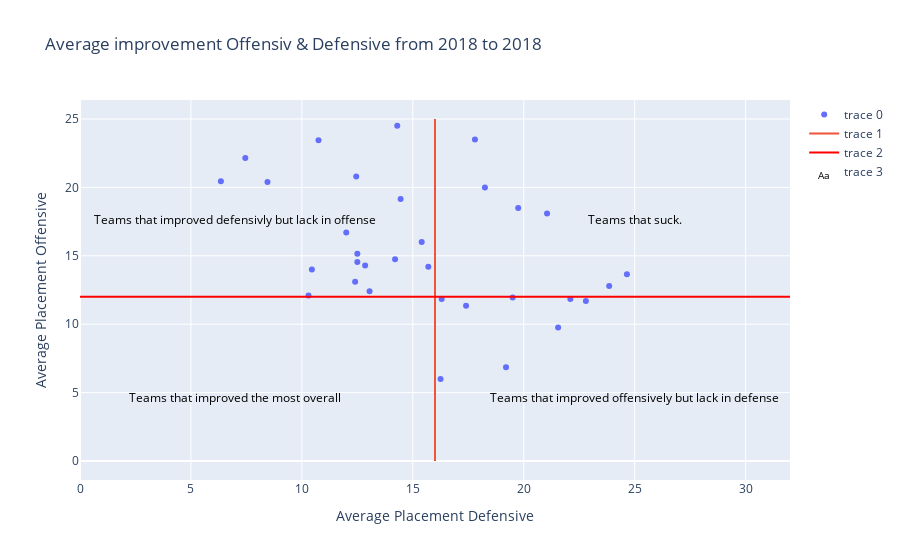

The code cell stored with this chart in its notebook:
### Code cell
fig = go.Figure()

fig.add_trace(go.Scatter(
    x=df['average_placement_def'],
    y=df['average_placement_off'],
    mode="markers",
    hovertext=df.index
))

fig.add_trace(go.Scatter(
    x=[16, 16],
    y=[0, 25],
    mode="lines"
))

fig.add_trace(go.Scatter(
    x=[0, 32],
    y=[12, 12],
    mode="lines", line={'color': 'red'}
))

fig.add_trace(go.Scatter(
    x=[7, 7, 25, 25],
    y=[18, 5, 18, 5],
    mode="text",
    text=["Teams that improved defensivly but lack in offense", "Teams that improved the most overall", "Teams that suck.", "Teams that improved offensively but lack in defense"],
    textfont=dict(color="black", size=12),
    textposition="bottom center"
))

fig.update_layout(
    height=800,
    title_text='Average improvement Offensiv & Defensive from 2018 to 2018'
);

fig.update_xaxes(title_text='Average Placement Defensive');
fig.update_yaxes(title_text='Average Placement Offensive');
fig.write_html('./plots/off_def_improvement_average.html')
fig.write_html('./csv/off_def_improvement_average.html')
fig.show();

### Figure 1 — Plotly figure (JSON) as saved in the notebook; plotly's stock layout.template omitted (floating-point values rounded to 4 significant figures)
{"data": [{"hovertext": ["Arizona Cardinals", "Dallas Cowboys", "Baltimore Ravens", "Tennessee Titans", "Buffalo Bills", "Jacksonville Jaguars", "Oakland Raiders", "Minnesota Vikings", "San Francisco 49ers", "Seattle Seahawks", "Miami Dolphins", "Atlanta Falcons", "Houston Texans", "Detroit Lions", "Cincinnati Bengals", "Philadelphia Eagles", "Tampa Bay Buccaneers", "New York Giants", "Green Bay Packers", "Los Angeles Chargers", "Cleveland Browns", "Washington Redskins", "New Orleans Saints", "New England Patriots", "New York Jets", "Carolina Panthers", "Kansas City Chiefs", "Indianapolis Colts", "Los Angeles Rams", "Denver Broncos", "Chicago Bears", "Pittsburgh Steelers"], "mode": "markers", "type": "scatter", "x": [19.2, 16.25, 17.4, 21.55, 13.05, 23.85, 12.4, 19.5, 10.3, 22.1, 16.3, 10.45, 22.8, 24.65, 12.5, 12.85, 12.5, 15.7, 15.4, 14.2, 12, 21.05, 14.45, 6.35, 8.45, 19.75, 7.45, 18.25, 12.45, 10.75, 17.8, 14.3], "y": [6.85, 6, 11.35, 9.75, 12.4, 12.8, 13.1, 11.95, 12.1, 11.85, 11.85, 14, 11.7, 13.65, 15.15, 14.3, 14.55, 14.2, 16, 14.75, 16.7, 18.1, 19.15, 20.45, 20.4, 18.5, 22.15, 20, 20.8, 23.45, 23.5, 24.5]}, {"mode": "lines", "type": "scatter", "x": [16, 16], "y": [0, 25]}, {"line": {"color": "red"}, "mode": "lines", "type": "scatter", "x": [0, 32], "y": [12, 12]}, {"mode": "text", "text": ["Teams that improved defensivly but lack in offense", "Teams that improved the most overall", "Teams that suck.", "Teams that improved offensively but lack in defense"], "textfont": {"color": "black", "size": 12}, "textposition": "bottom center", "type": "scatter", "x": [7, 7, 25, 25], "y": [18, 5, 18, 5]}], "layout": {"autosize": true, "title": {"text": "Average improvement Offensiv & Defensive from 2018 to 2018"}, "xaxis": {"autorange": true, "range": [0, 32], "title": {"text": "Average Placement Defensive"}, "type": "linear"}, "yaxis": {"autorange": true, "range": [-1.389, 26.39], "title": {"text": "Average Placement Offensive"}, "type": "linear"}}}
